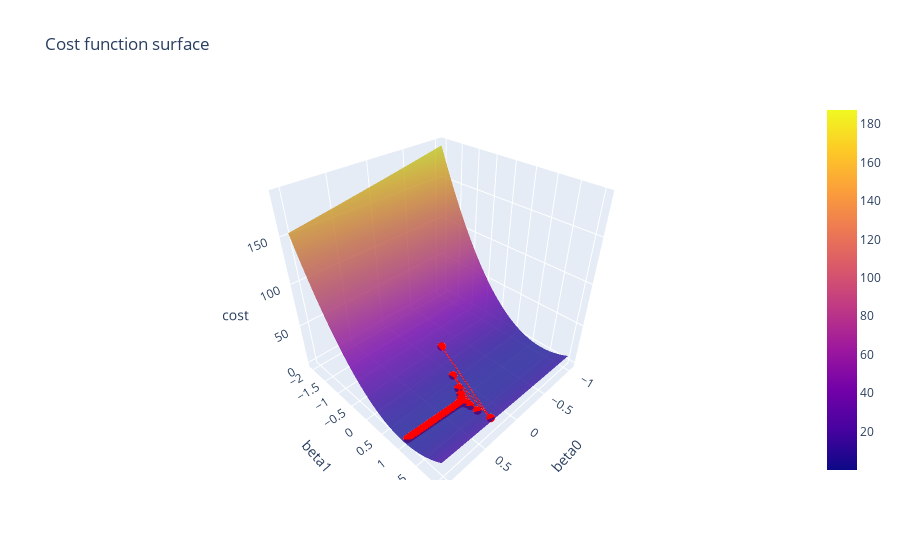

The cell this chart's notebook holds for it:
### Code cell
gradient_descent_fig = plot_surface(linear_regression)
gradient_descent_fig.show()

### Figure 1 — Plotly figure (JSON) as saved in the notebook; plotly's stock layout.template omitted (floating-point values rounded to 4 significant figures; data arrays with more than 128 entries replaced by an {"elided": "..."} marker saying what was removed)
{"data": [{"marker": {"color": "red", "size": 3}, "mode": "markers+lines", "type": "scatter3d", "uid": "ed93676d-fecb-4e56-9276-7f8c92219697", "x": {"elided": "1001 float values"}, "y": {"elided": "1001 float values"}, "z": {"elided": "1000 float values"}}, {"opacity": 0.8, "type": "surface", "uid": "2370b77a-0982-48c7-a002-1f09e67010c8", "x": {"elided": "100x100 float values"}, "y": {"elided": "100x100 float values"}, "z": {"elided": "100x100 float values"}}], "layout": {"scene": {"xaxis": {"title": {"text": "beta0"}}, "yaxis": {"title": {"text": "beta1"}}, "zaxis": {"title": {"text": "cost"}}}, "title": {"text": "Cost function surface"}}}
